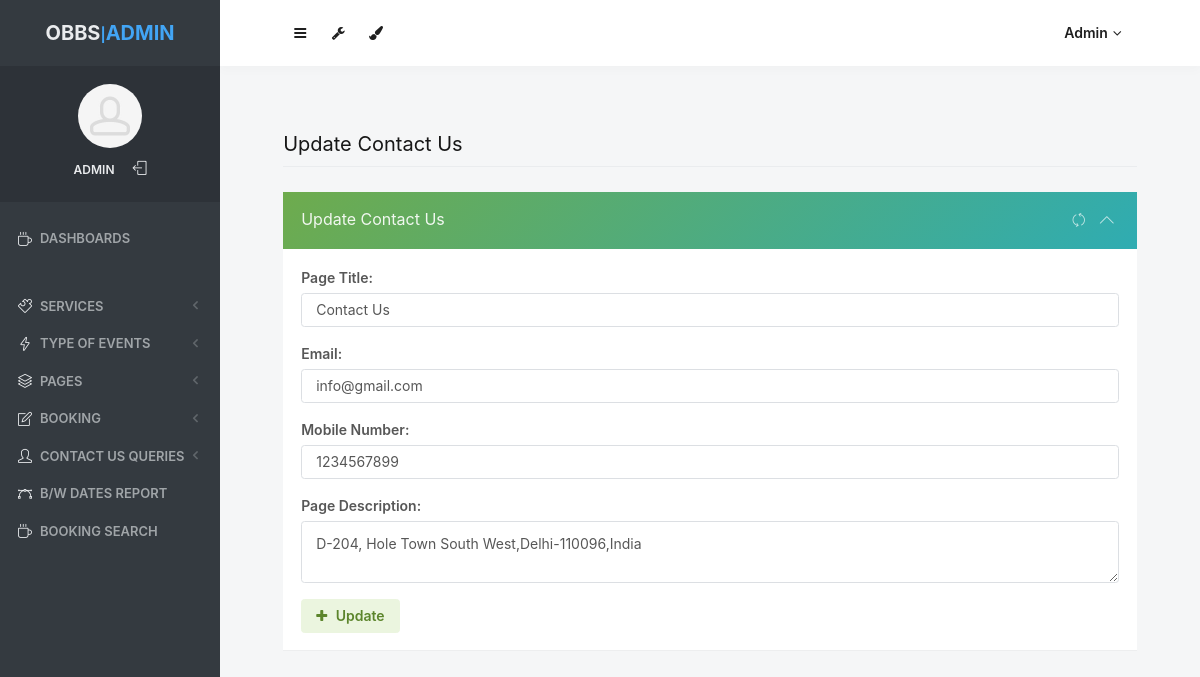
/admin/contactus.php (signed in), run on the app's committed database.
### tables this page shows
CREATE TABLE `tblpage` (
  `ID` int(10) NOT NULL,
  `PageType` varchar(100) DEFAULT NULL,
  `PageTitle` mediumtext DEFAULT NULL,
  `PageDescription` mediumtext DEFAULT NULL,
  `Email` varchar(200) DEFAULT NULL,
  `MobileNumber` bigint(10) DEFAULT NULL,
  `UpdationDate` timestamp NULL DEFAULT NULL ON UPDATE current_timestamp()
);

### admin/contactus.php (the view, shortened to what this page needs)
<?php
include('includes/dbconnection.php');
if (strlen($_SESSION['odmsaid']==0)) {
  header('location:logout.php');
  } else{
  ?>
<!doctype html>
 <html lang="en" class="no-focus">
    <head>
<link rel="stylesheet" id="css-main" href="assets/css/codebase.min.css">
</head>
    <body>
        <div id="page-container" class="sidebar-o sidebar-inverse side-scroll page-header-fixed main-content-narrow">
             <?php include_once('includes/sidebar.php');?>
          <?php include_once('includes/header.php');?>
            <main id="main-container">
                <div class="content">
                    <h2 class="content-heading">Update Contact Us</h2>
                    <div class="row">
                        <div class="col-md-12">
                            <div class="block block-themed">
                                <div class="block-header bg-gd-emerald">
                                    <h3 class="block-title">Update Contact Us</h3>
                                    <div class="block-options">
                                        <button type="button" class="btn-block-option" data-toggle="block-option" data-action="state_toggle" data-action-mode="demo">
                                            <i class="si si-refresh"></i>
                                        </button>
                                        <button type="button" class="btn-block-option" data-toggle="block-option" data-action="content_toggle"></button>
                                    </div>
                                </div>
                                <div class="block-content">
                                    <form method="post">
                                <?php
$sql="SELECT * from  tblpage where PageType='contactus'";
$query = $dbh -> prepare($sql);
$query->execute();
$results=$query->fetchAll(PDO::FETCH_OBJ);
$cnt=1;
if($query->rowCount() > 0)
{
foreach($results as $row)
{               ?>
                                        <div class="form-group row">
                                            <label class="col-12" for="register1-email">Page Title:</label>
                                            <div class="col-12">
                                                 <input type="text" name="pagetitle" id="pagetitle" required="true" value="<?php  echo $row->PageTitle;?>" class="form-control">
                                            </div>
                                        </div>
                                        <div class="form-group row">
                                            <label class="col-12" for="register1-email">Email:</label>
                                            <div class="col-12">
                                                 <input type="text" name="email" id="email" required="true" value="<?php  echo $row->Email;?>" class="form-control">
                                            </div>
                                        </div>
                                        <div class="form-group row">
                                            <label class="col-12" for="register1-email">Mobile Number:</label>
                                            <div class="col-12">
                                                <input type="text" name="mobnum" id="mobnum" required="true" value="<?php  echo $row->MobileNumber;?>" class="form-control" maxlength="10" pattern="[0-9]+">
                                            </div>
                                        </div>
                                        <div class="form-group row">
                                            <label class="col-12" for="register1-email">Page Description:</label>
                                            <div class="col-12">
                                                 <textarea type="text" name="pagedes" class="form-control" required='true'><?php  echo $row->PageDescription;?></textarea>
                                            </div>
                                        </div>
                                        <?php $cnt=$cnt+1;}} ?>
                                        <div class="form-group row">
                                            <div class="col-12">
                                                <button type="submit" class="btn btn-alt-success" name="submit">
                                                    <i class="fa fa-plus mr-5"></i> Update
                                                </button>
                                            </div>
                                        </div>
                                    </form>
                                </div>
                            </div>
                        </div>
                       </div>
                </div>
            </main>
        </div>
    </body>
</html>
<?php }  ?>

### admin/includes/sidebar.php (shortened to what this page needs)
     <?php
include('includes/dbconnection.php');
if (strlen($_SESSION['odmsaid']==0)) {
  header('location:logout.php');
  } else{
  ?>
   <nav id="sidebar">
                <div id="sidebar-scroll">
                    <div class="sidebar-content">
                        <div class="content-header content-header-fullrow px-15">
                            <div class="content-header-section text-center align-parent sidebar-mini-hidden">
                                <div class="content-header-item">
                                    <a class="link-effect font-w700" href="dashboard.php">
                                        <span class="font-size-xl text-dual-primary-dark">OBBS</span>|<span class="font-size-xl text-primary">ADMIN</span>
                                    </a>
                                </div>
                            </div>
                        </div>
                        <div class="content-side content-side-full content-side-user px-10 align-parent">
                            <div class="sidebar-mini-hidden-b text-center">
                                <a class="img-link" href="dashboard.php">
                                    <img class="img-avatar" src="assets/img/avatars/avatar15.jpg" alt="">
                                </a>
                                <ul class="list-inline mt-10">
                                    <?php
$aid=$_SESSION['odmsaid'];
$sql="SELECT AdminName from  tbladmin where ID=:aid";
$query = $dbh -> prepare($sql);
$query->bindParam(':aid',$aid,PDO::PARAM_STR);
$query->execute();
$results=$query->fetchAll(PDO::FETCH_OBJ);
$cnt=1;
if($query->rowCount() > 0)
{
foreach($results as $row)
{               ?>
                                    <li class="list-inline-item">
                                        <a class="link-effect text-dual-primary-dark font-size-xs font-w600 text-uppercase" href="admin-profile.php"><?php  echo $row->AdminName;?></a>
                                    </li><?php $cnt=$cnt+1;}} ?>
                                    <li class="list-inline-item">
                                        <a class="link-effect text-dual-primary-dark" href="logout.php">
                                            <i class="si si-logout"></i>
                                        </a>
                                    </li>
                                </ul>
                            </div>
                        </div>
                        <div class="content-side content-side-full">
                            <ul class="nav-main">
                                <li class="open">
                                    <a href="dashboard.php"><i class="si si-cup"></i><span class="sidebar-mini-hide">Dashboards</span></a>
                                </li>
                                <li class="nav-main-heading"><span class="sidebar-mini-visible">UI</span><span class="sidebar-mini-hidden"></span></li>
                                <li>
                                    <a class="nav-submenu" data-toggle="nav-submenu"><i class="si si-puzzle"></i><span class="sidebar-mini-hide"></span>Services</a>
                                </li>
                                <li>
                                    <a class="nav-submenu" data-toggle="nav-submenu" href="#"><i class="si si-energy"></i><span class="sidebar-mini-hide">Type of Events</span></a>
                                </li>
                                <li>
                                    <a class="nav-submenu" data-toggle="nav-submenu" href="#"><i class="si si-layers"></i><span class="sidebar-mini-hide">Pages</span></a>
                                </li>
                                <li>
                                    <a class="nav-submenu" data-toggle="nav-submenu" href="#"><i class="si si-note"></i><span class="sidebar-mini-hide">Booking</span></a>
                                </li>
                                <li>
                                    <a class="nav-submenu" data-toggle="nav-submenu" href="#"><i class="si si-user"></i><span class="sidebar-mini-hide">Contact Us Queries</span></a>
                                </li>
                                <li>
                                    <a  href="between-dates-report.php"><i class="si si-vector"></i><span class="sidebar-mini-hide">B/w Dates Report</span></a>
                                </li>
                     <li>
                                    <a href="booking-search.php"><i class="si si-cup"></i><span class="sidebar-mini-hide">Booking Search</span></a>
                                </li>
                            </ul>
                        </div>
                    </div>
                </div>
            </nav>
           <?php }  ?>

### admin/includes/header.php (shortened to what this page needs)
   <?php
include('includes/dbconnection.php');
if (strlen($_SESSION['odmsaid']==0)) {
  header('location:logout.php');
  } else{
  ?>
            <header id="page-header">
                <div class="content-header">
                    <div class="content-header-section">
                        <button type="button" class="btn btn-circle btn-dual-secondary" data-toggle="layout" data-action="sidebar_toggle">
                            <i class="fa fa-navicon"></i>
                        </button>
                        <div class="btn-group" role="group">
                            <button type="button" class="btn btn-circle btn-dual-secondary" id="page-header-options-dropdown" data-toggle="dropdown" aria-haspopup="true" aria-expanded="false">
                                <i class="fa fa-wrench"></i>
                            </button>
                        </div>
                        <div class="btn-group" role="group">
                            <button type="button" class="btn btn-circle btn-dual-secondary" id="page-header-themes-dropdown" data-toggle="dropdown" aria-haspopup="true" aria-expanded="false">
                                <i class="fa fa-paint-brush"></i>
                            </button>
                        </div>
                    </div>
                    <div class="content-header-section">
                        <div class="btn-group" role="group">
                            <?php
$aid=$_SESSION['odmsaid'];
$sql="SELECT AdminName from  tbladmin where ID=:aid";
$query = $dbh -> prepare($sql);
$query->bindParam(':aid',$aid,PDO::PARAM_STR);
$query->execute();
$results=$query->fetchAll(PDO::FETCH_OBJ);
$cnt=1;
if($query->rowCount() > 0)
{
foreach($results as $row)
{               ?>
                            <button type="button" class="btn btn-rounded btn-dual-secondary" id="page-header-user-dropdown" data-toggle="dropdown" aria-haspopup="true" aria-expanded="false">
                                <?php  echo $row->AdminName;?><i class="fa fa-angle-down ml-5"></i>
                            </button>
                            <?php $cnt=$cnt+1;}} ?>
                        </div>
                    </div>
                </div>
            </header>
            <?php }  ?>

### data on the page
tblpage: pagetitle "Contact Us", email "info@gmail.com", mobnum "1234567899", pagedes "D-204, Hole Town South West,Delhi-110096,India"

### other printed values
$row->AdminName "ADMIN"
$row->AdminName "Admin"
